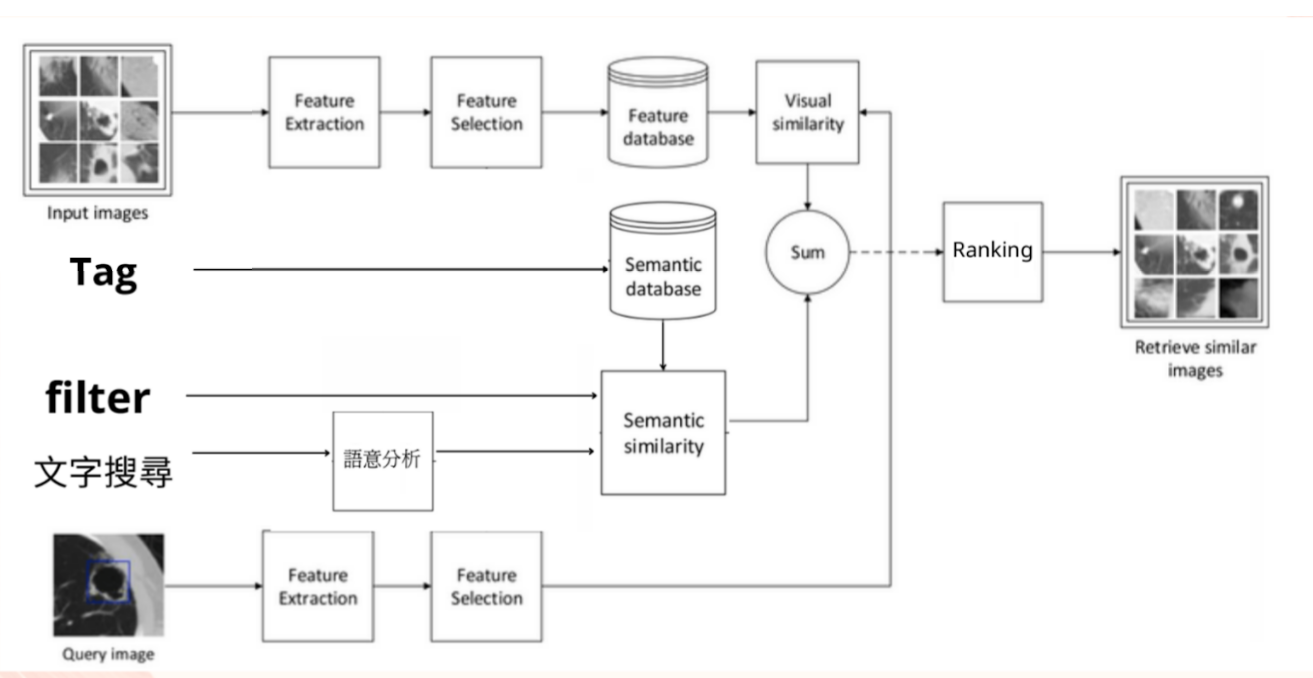
#> input picture 架構圖.PNG, 1313 x 678 px
$ python -i V_search.py   (imports and definitions only)
#> lines starting #> are read from the running program, lines starting #| are printed output that depends on the picture
"""

* df : 代表具有資料庫中所有圖片的特徵標籤的data frame <br>
* filtered_df : 經過『Category』、『Pattern』、以及『Color』三次篩選過後的data frame
* input_path : 代表使用者輸入的圖片所在的路徑<br>
* input_img : 透過PIL.Image讀入input_path的圖檔<br>
* input_color_labels : 為一dict結構，存放使用者輸入的圖片經過分析後所得到的『主色』及『副色』<br>
* input_img_vector : 為cv2讀入之三維陣列，代表使用者輸入的圖片的陣列格式<br>
* input_img_vector_gray : 為一維陣列，代表使用者輸入的圖片經過灰階後的陣列格式<br>
* input_hashstr : 為長度4096之零一字串，代表使用者輸入的圖片經過灰階、灰度計算後所轉成的字串<br>
* hd_dict : 為一dict結構，存放經過相似度計算排序後，由最相似到最不相似排序的資料庫圖片之路徑<br>

* 顏色：共39個顏色標籤，包含Black、White、Gray，以及Color Table中12種顏色的三種明亮度變化（例如：Dark Red、Red、Light Red）
"""

# !pip3 install colorthief

# Package import
import pandas as pd
import cv2
from PIL import Image
import numpy as np
from matplotlib import pyplot as plt
from colorthief import ColorThief
import os

# Read from Database
# [1 line that did not run here, left out]


"""
Color Detection Functions
"""
# RGB通道轉HSL通道，數學公式參考 https://zh.wikipedia.org/wiki/HSL和HSV色彩空间
# [115 lines left out: functions RGB2HSL, HSL2RGB, get_color, not called in this run]


# 利用Colorthief這個模組挑出圖片中的三個主要顏色的RGB色碼
def get_color_palette(img_path):  # 輸入為圖片的path

#> called with img_path = '../架構圖.PNG'
    image = Image.open(img_path)  # 讀入檔案
#> image is the input picture: PIL image 1313x678 RGBA; mean R, G, B, A 242.1, 242, 242, 255
    image = image.convert("RGB")  # 統一轉成RGB格式
#> image: PIL image 1313x678 RGB
    image = image.resize((64,64))  # 統一轉成64*64大小
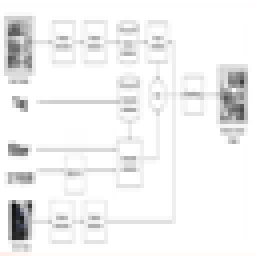
#> image: PIL image 64x64 RGB (shown 4 times larger); mean R, G, B 241.8, 241.8, 241.8
    image = image.crop((int(image.width * (1/3)), int(image.height * (1/3)),
                        int(image.width * (2/3)), int(image.height * (2/3))))  # 影像裁切，目的為盡可能只保留中間區域
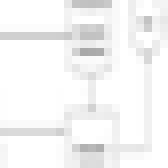
#> image: PIL image 21x21 RGB (shown 8 times larger); min 168, max 255, mean 245.2
    image.save('cvat_pictures/temp/temp.jpg')  # 因為colorthief沒有提供裁切功能，因此我採用手動裁切，然後將裁切過的圖片先存成一個temp.jpg的檔案

#> (the run stopped early here; a loop or call above may not have finished)

$ run again, on 簡易流程.PNG
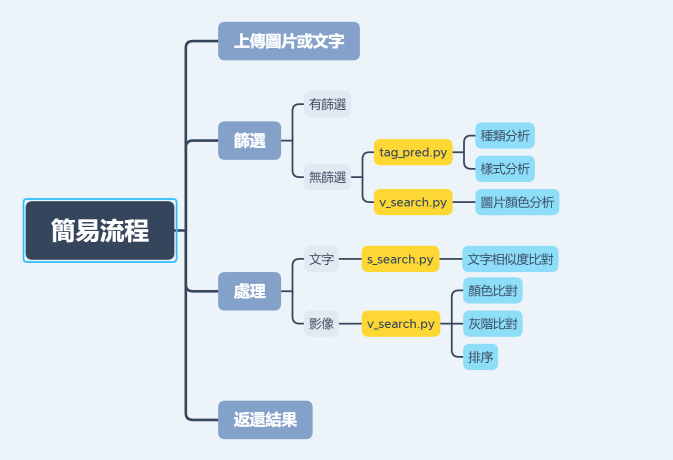
#> input picture 簡易流程.PNG, 1345 x 919 px (shown at 1/2 size)
#> in get_color_palette, image is the input picture: PIL image 1345x919 RGBA; mean R, G, B, A 221.8, 232.4, 236.2, 255
#> in get_color_palette, `image = image.resize((64,64))`:
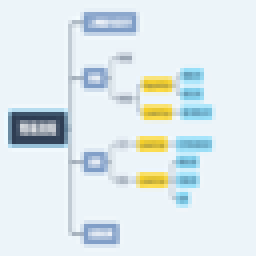
#> image: PIL image 64x64 RGB (shown 4 times larger); mean R, G, B 221.8, 232.4, 236.2
#> in get_color_palette, `image = image.crop((int(image.width * (1/3)), int(image.height * (1/3)..`:
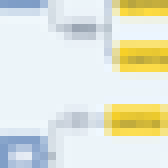
#> image: PIL image 21x21 RGB (shown 8 times larger); mean R, G, B 225.8, 229.4, 215.4
